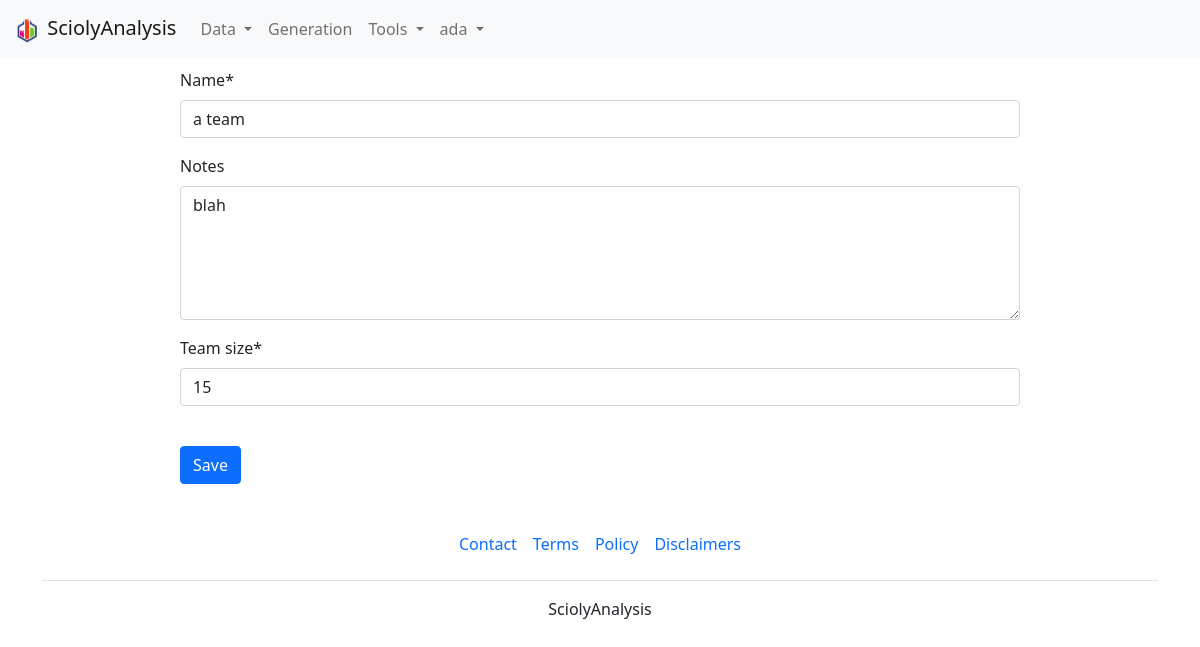
Screenshot of /generation/generated-team-edit/39/ (signed in) with the database file from the repository.
### generation/models.py (models this page shows)
class GeneratedTeam(models.Model):
    name = models.CharField(max_length=200)
    notes = models.CharField(max_length=500, blank=True)
    generated_competition_settings = models.ForeignKey(GeneratedCompetitionSettings, on_delete=models.CASCADE)
    date = models.DateTimeField(auto_now_add=True,auto_now=False)
    team_size = models.PositiveIntegerField()
    class Meta:
        ordering = ["date"]

### generation/views.py (the view, shortened to what this page needs)
# urls.py: path('generated-team-edit/<str:pk>/', views.generatedTeamEditView, name="generatedTeamEditView"),
@login_required
def generatedTeamEditView(request, pk):
    generated_team = get_object_or_404(GeneratedTeam, id=pk)
    if generated_team.generated_competition_settings.user.id == request.user.id:
        form = TeamForm(request.POST or None, instance=generated_team)
        context={
            "form":form,
        }
        return render(request, "generation/team_edit.html", context)
    raise Http404

### generation/forms.py (shortened to what this page needs)
class TeamForm(ModelForm):
    class Meta:
        model=GeneratedTeam
        fields = [
            "name",
            "notes",
            "team_size",
        ]
        widgets = {
            'notes': forms.Textarea(attrs={'cols': 20, 'rows': 5}),
        }
    def __init__(self, *args, **kwargs):
        super().__init__(*args, **kwargs)

### generation/templates/generation/team_edit.html (shortened to what this page needs)
{% extends 'main.html' %}
{% load crispy_forms_tags %}
    {% block bodycontent %}
        <div class="formblock">
            <form method="POST" id="general_team_settings">
                {{ form|crispy}}
            </form>
            <br>
            <input type="submit" value="Save" class="btn btn-primary" form="general_team_settings">
        </div>
    {% endblock %}

### templates/sciolysite/navbar.html (shortened to what this page needs)
{% load static %}
<nav class="navbar navbar-expand-lg navbar-light bg-light">
    <div class="container-fluid">
      <a class="navbar-brand" href="/">
        <img src="{% static 'images/logo_big.png' %}" width="30" height="30" alt="">
        SciolyAnalysis</a>
      <div class="collapse navbar-collapse" id="navbarSupportedContent">
        <ul class="navbar-nav me-auto mb-2 mb-lg-0">
          <li class="nav-item dropdown">
            <a class="nav-link dropdown-toggle" href="{% url 'competitionListView' %}" id="navbarDropdown" role="button" data-bs-toggle="dropdown" aria-expanded="false">
              Data
            </a>
          </li>
          <li class="nav-item">
            <a class="nav-link" href="{% url 'generatedCompetitionsListView' %}">Generation</a>
          </li>
          <li class="nav-item dropdown">
            <a class="nav-link dropdown-toggle" href="{% url 'ConflictCheckingView' %}" id="navbarDropdown" role="button" data-bs-toggle="dropdown" aria-expanded="false">
              Tools
            </a>
          </li>
          {% if user.is_authenticated %}
          <li class="nav-item dropdown">
            <a class="nav-link dropdown-toggle" href="" id="navbarDropdown" role="button" data-bs-toggle="dropdown" aria-expanded="false">
              {{user.username}}
            </a>
          </li>
          {% endif %}
        </ul>
      </div>
    </div>
  </nav>

### rows the page displays
GeneratedTeam: name "a team", notes "blah", team_size "15"

### other values shown
{{ user.username }} "ada"
